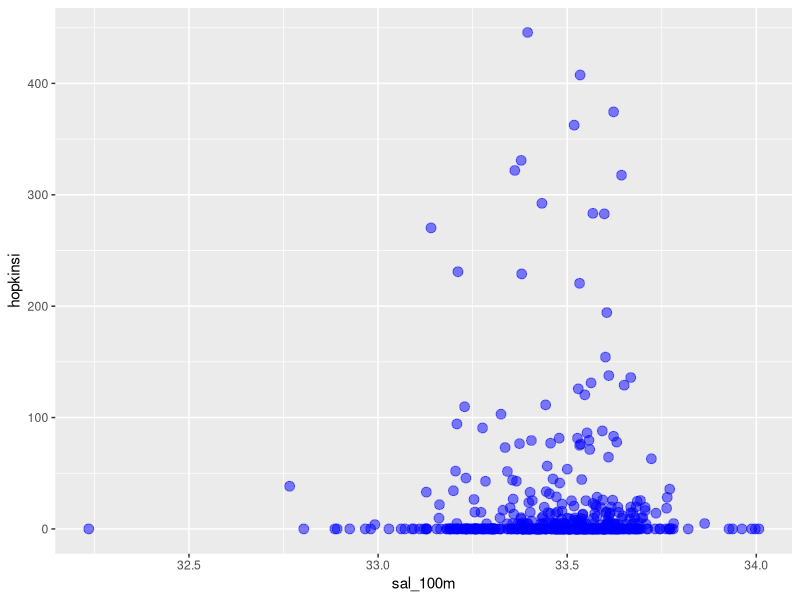
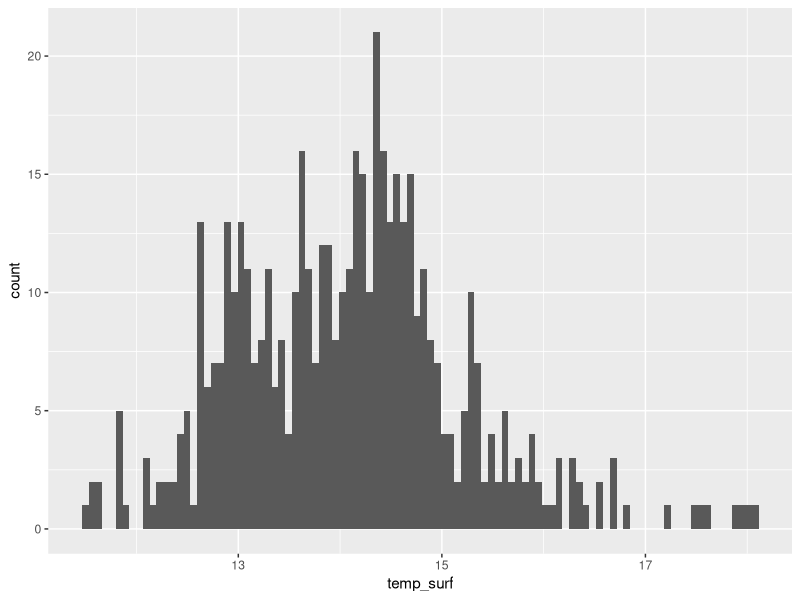
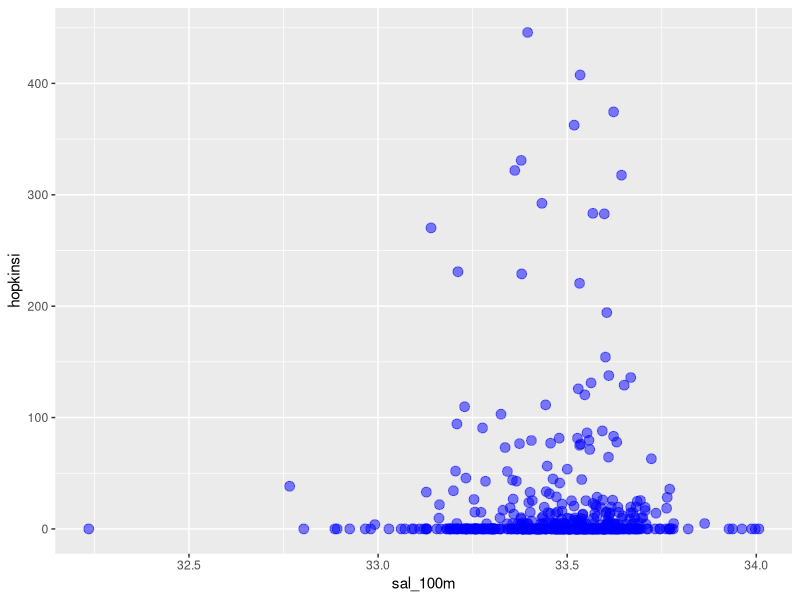
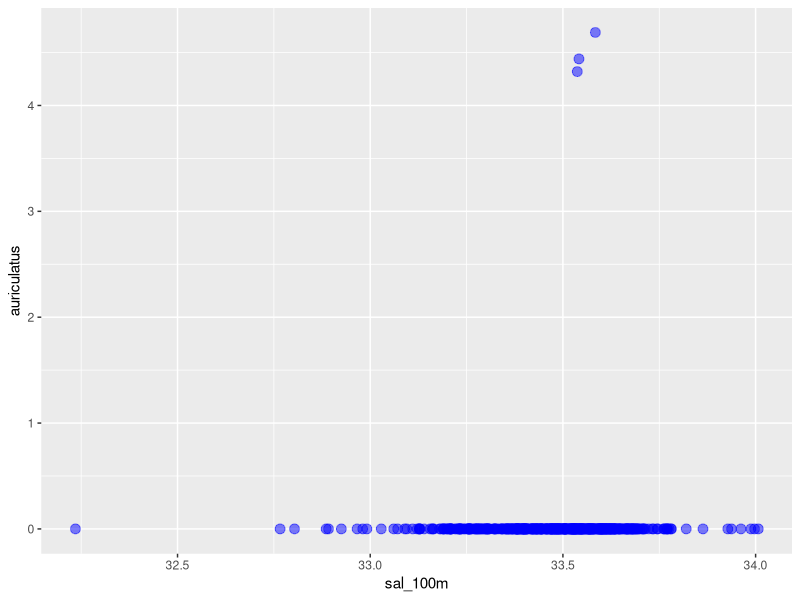
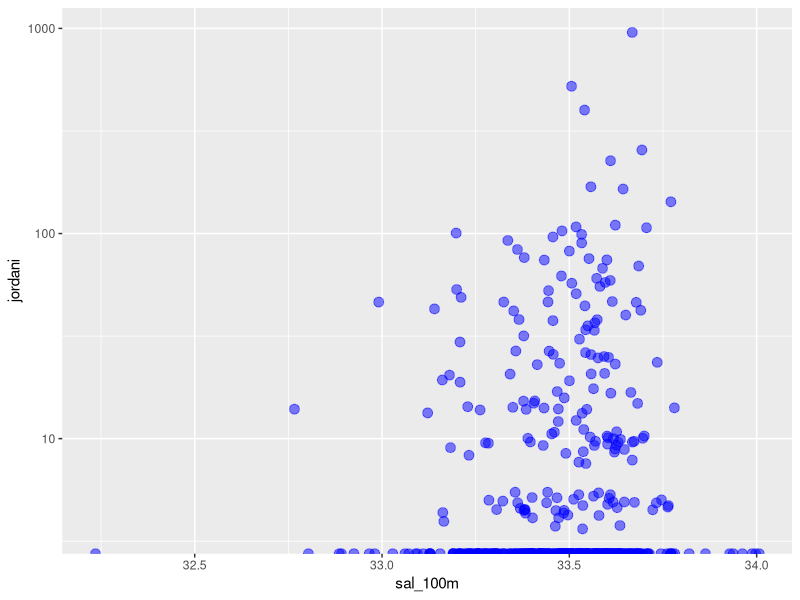
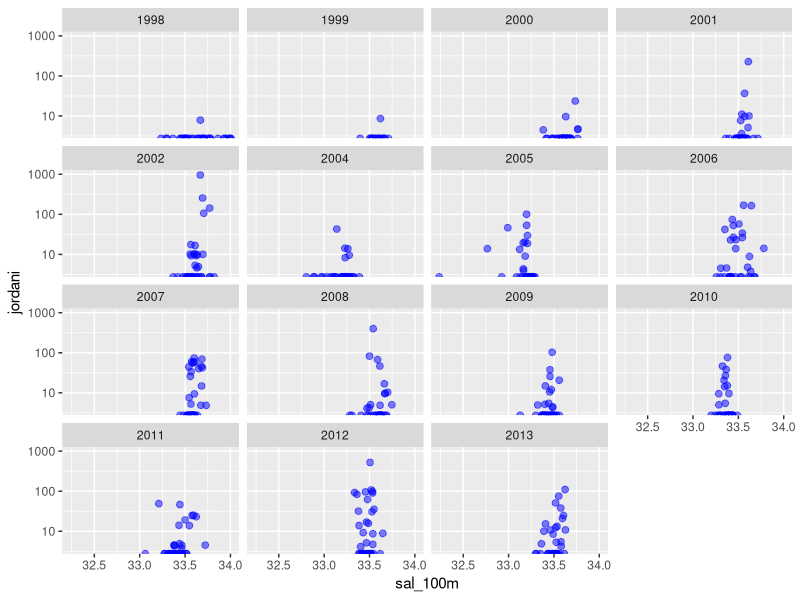
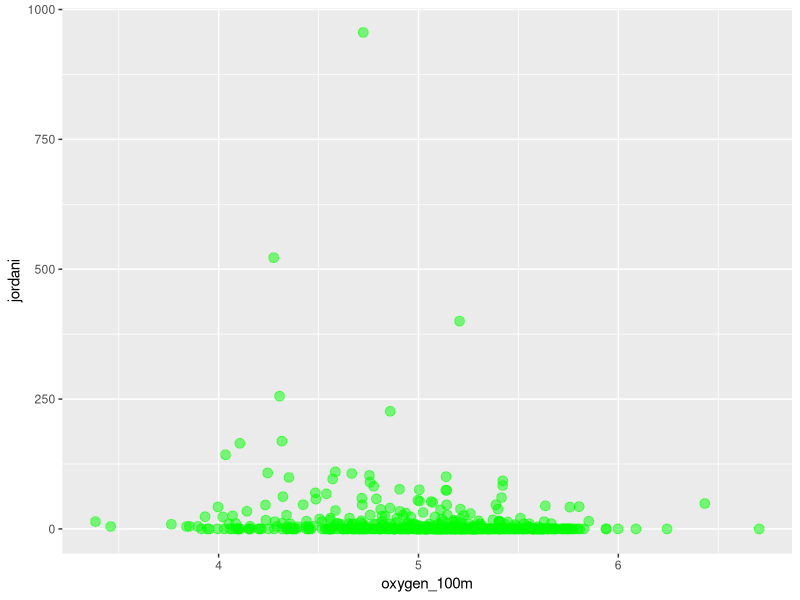
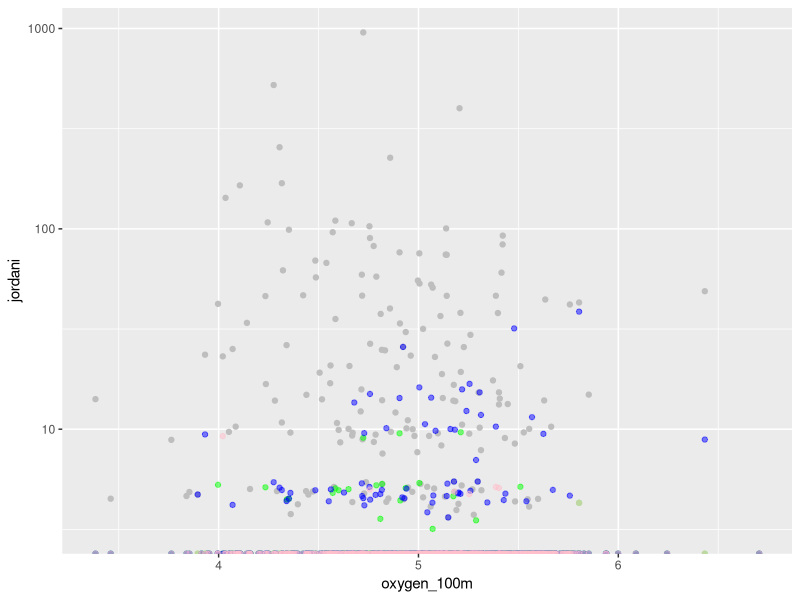

Recreate these plots in R, in order.
## ---- chunk 1
library(tidyverse)
## ---- chunk 2
rockfish_larval_data <- read.csv("../data/rsos170639_si_001.csv")

colnames(rockfish_larval_data)
## ---- chunk 3
ggplot(rockfish_larval_data, aes(x = sal_100m, y = hopkinsi)) +
  geom_point(size = 3, color = "blue", alpha = 0.5)
## ---- chunk 4
ggplot(rockfish_larval_data, aes(x = temp_surf)) +
  geom_histogram(bins = 100) 
## ---- chunk 5
ggplot(rockfish_larval_data, aes(x = sal_100m, y = hopkinsi)) +
  geom_point(size = 3, color = "blue", alpha = 0.5)
## ---- chunk 6
ggplot(rockfish_larval_data, aes(x = sal_100m, y = auriculatus)) +
  geom_point(size = 3, color = "blue", alpha = 0.5) 

## ---- chunk 7
ggplot(rockfish_larval_data, aes(x = sal_100m, y = jordani)) +
  geom_point(size = 3, color = "blue", alpha = 0.5) +
  scale_y_log10()

## ---- chunk 8
ggplot(rockfish_larval_data, aes(x = sal_100m, y = jordani)) +
  geom_point(size = 2, color = "blue", alpha = 0.5) +
  scale_y_log10() +
  facet_wrap(~year)

## ---- chunk 9
ggplot(rockfish_larval_data, aes(x = oxygen_100m, y = jordani)) +
  geom_point(size = 3, color = "green", alpha = 0.5)
## ---- chunk 10
ggplot(rockfish_larval_data) +
  geom_point(aes(x = oxygen_100m, y = jordani), color = "gray") +
  geom_point(aes(x = oxygen_100m, y = elongatus), color = "green", alpha = 0.5) +
  geom_point(aes(x = oxygen_100m, y = ensifer), color = "blue", alpha = 0.5) +
   geom_point(aes(x = oxygen_100m, y = flavidus), color = "pink", alpha = 0.5) +
  scale_y_log10()
  

## ---- chunk 11

ggplot(rockfish_larval_data) +
  geom_point(aes(x = oxygen_100m, y = jordani), color = "gray") +
  geom_point(aes(x = oxygen_100m, y = elongatus), color = "green", alpha = 0.5) +
  geom_point(aes(x = oxygen_100m, y = ensifer), color = "blue", alpha = 0.5) +
   geom_point(aes(x = oxygen_100m, y = flavidus), color = "pink", alpha = 0.5) +
  scale_y_log10() +
  facet_wrap(~station)
  

